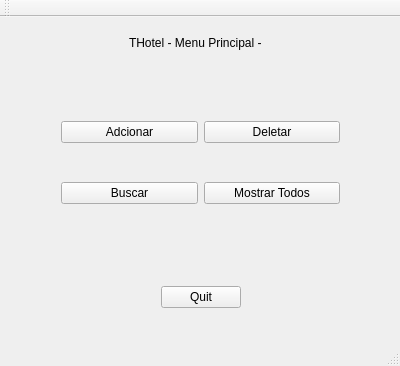
<?xml version="1.0" encoding="UTF-8"?>
<ui version="4.0">
 <class>MainWindow</class>
 <widget class="QMainWindow" name="MainWindow">
  <property name="geometry">
   <rect>
    <x>0</x>
    <y>0</y>
    <width>400</width>
    <height>366</height>
   </rect>
  </property>
  <property name="windowTitle">
   <string>MainWindow</string>
  </property>
  <widget class="QWidget" name="centralWidget">
   <widget class="QWidget" name="gridLayoutWidget">
    <property name="geometry">
     <rect>
      <x>50</x>
      <y>60</y>
      <width>301</width>
      <height>171</height>
     </rect>
    </property>
    <layout class="QGridLayout" name="gridLayout">
     <item row="0" column="0">
      <widget class="QPushButton" name="pushButton">
       <property name="text">
        <string>Adcionar</string>
       </property>
      </widget>
     </item>
     <item row="0" column="1">
      <widget class="QPushButton" name="pushButton_3">
       <property name="text">
        <string>Deletar</string>
       </property>
      </widget>
     </item>
     <item row="1" column="0">
      <widget class="QPushButton" name="pushButton_2">
       <property name="text">
        <string>Buscar</string>
       </property>
      </widget>
     </item>
     <item row="1" column="1">
      <widget class="QPushButton" name="pushButton_4">
       <property name="text">
        <string>Mostrar Todos</string>
       </property>
      </widget>
     </item>
    </layout>
   </widget>
   <widget class="QWidget" name="horizontalLayoutWidget">
    <property name="geometry">
     <rect>
      <x>0</x>
      <y>250</y>
      <width>401</width>
      <height>61</height>
     </rect>
    </property>
    <layout class="QHBoxLayout" name="horizontalLayout">
     <item>
      <spacer name="horizontalSpacer_2">
       <property name="orientation">
        <enum>Qt::Horizontal</enum>
       </property>
       <property name="sizeHint" stdset="0">
        <size>
         <width>40</width>
         <height>20</height>
        </size>
       </property>
      </spacer>
     </item>
     <item>
      <widget class="QPushButton" name="pushButton_5">
       <property name="text">
        <string>Quit</string>
       </property>
      </widget>
     </item>
     <item>
      <spacer name="horizontalSpacer">
       <property name="orientation">
        <enum>Qt::Horizontal</enum>
       </property>
       <property name="sizeHint" stdset="0">
        <size>
         <width>40</width>
         <height>20</height>
        </size>
       </property>
      </spacer>
     </item>
    </layout>
   </widget>
   <widget class="QWidget" name="horizontalLayoutWidget_2">
    <property name="geometry">
     <rect>
      <x>0</x>
      <y>0</y>
      <width>391</width>
      <height>51</height>
     </rect>
    </property>
    <layout class="QHBoxLayout" name="horizontalLayout_2">
     <item>
      <spacer name="horizontalSpacer_3">
       <property name="orientation">
        <enum>Qt::Horizontal</enum>
       </property>
       <property name="sizeHint" stdset="0">
        <size>
         <width>40</width>
         <height>20</height>
        </size>
       </property>
      </spacer>
     </item>
     <item>
      <widget class="QLabel" name="label">
       <property name="text">
        <string>THotel - Menu Principal -</string>
       </property>
      </widget>
     </item>
     <item>
      <spacer name="horizontalSpacer_4">
       <property name="orientation">
        <enum>Qt::Horizontal</enum>
       </property>
       <property name="sizeHint" stdset="0">
        <size>
         <width>40</width>
         <height>20</height>
        </size>
       </property>
      </spacer>
     </item>
    </layout>
   </widget>
  </widget>
  <widget class="QMenuBar" name="menuBar">
   <property name="geometry">
    <rect>
     <x>0</x>
     <y>0</y>
     <width>400</width>
     <height>21</height>
    </rect>
   </property>
  </widget>
  <widget class="QToolBar" name="mainToolBar">
   <attribute name="toolBarArea">
    <enum>TopToolBarArea</enum>
   </attribute>
   <attribute name="toolBarBreak">
    <bool>false</bool>
   </attribute>
  </widget>
  <widget class="QStatusBar" name="statusBar"/>
 </widget>
 <layoutdefault spacing="6" margin="11"/>
 <resources/>
 <connections/>
</ui>
